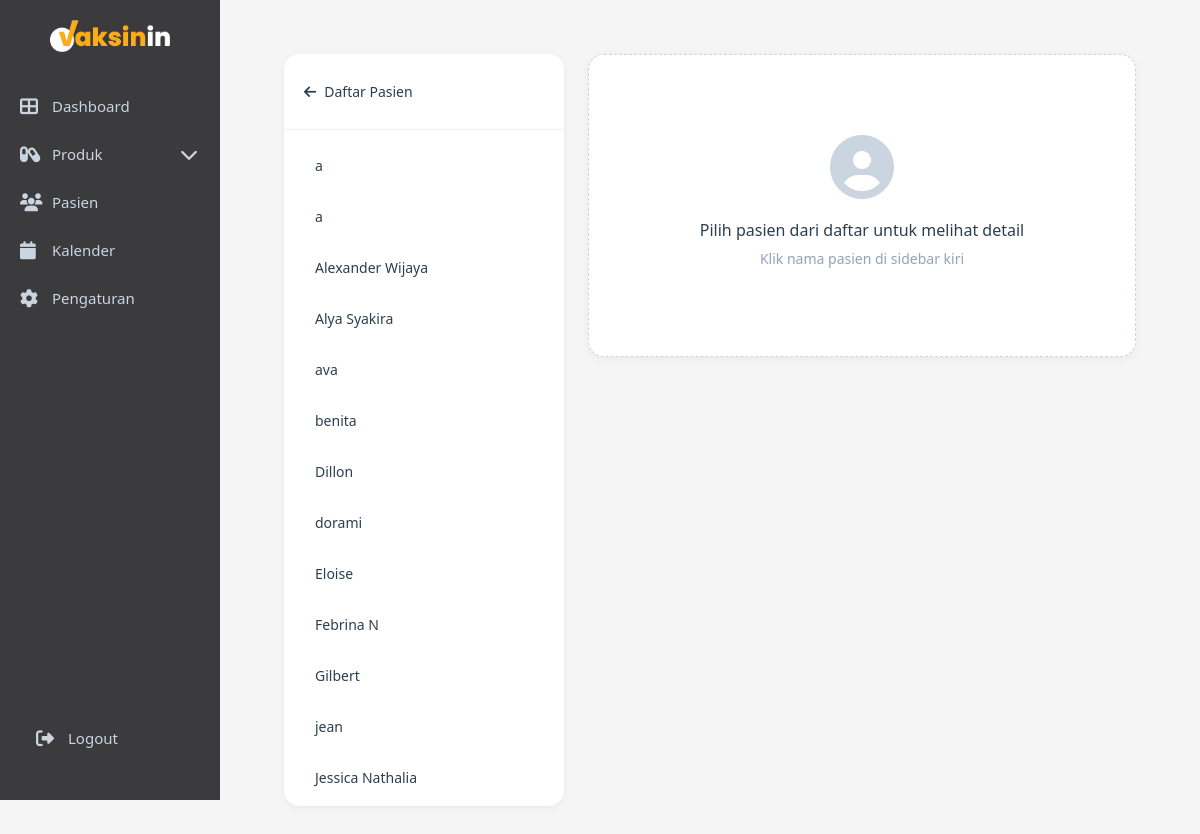
Page /admin/patient_detail.php on the committed database.
### tables this page shows
CREATE TABLE `patients` (
  `id` int NOT NULL,
  `no_rekam_medis` varchar(20) NOT NULL,
  `nama_lengkap` varchar(100) NOT NULL,
  `nama_panggilan` varchar(50) DEFAULT NULL,
  `tanggal_lahir` date NOT NULL,
  `usia` int DEFAULT NULL,
  `kategori_usia` enum('Anak','Dewasa') NOT NULL,
  `jenis_kelamin` enum('L','P') NOT NULL,
  `nik` varchar(16) DEFAULT NULL,
  `paspor` varchar(20) DEFAULT NULL,
  `kebangsaan` varchar(50) DEFAULT 'Indonesia',
  `pekerjaan` varchar(100) DEFAULT NULL,
  `nama_wali` varchar(100) DEFAULT NULL,
  `riwayat_alergi` text,
  `riwayat_penyakit` text,
  `riwayat_obat` text,
  `pelayanan` varchar(50) NOT NULL,
  `created_at` timestamp NOT NULL DEFAULT CURRENT_TIMESTAMP,
  `updated_at` timestamp NOT NULL DEFAULT CURRENT_TIMESTAMP ON UPDATE CURRENT_TIMESTAMP
);

### admin/patient_detail.php (the view, shortened to what the rows shown need)
<?php
include "../config.php";
$patient_id = isset($_GET['id']) ? intval($_GET['id']) : 0;
$query_all_patients = "SELECT id, nama_lengkap FROM patients ORDER BY nama_lengkap ASC";
$result_all_patients = mysqli_query($conn, $query_all_patients);
?>
<!DOCTYPE html>
<html lang="id">
<head>
    <link rel="stylesheet" href="css/admin.css">
    <link rel="stylesheet" href="css/patient_detail.css">
    <link rel="stylesheet" href="css/sidebar-toggle.css">
    <link rel="stylesheet" href="https://cdnjs.cloudflare.com/ajax/libs/font-awesome/6.4.0/css/all.min.css">
</head>
<body>
    <div class="main-content">
        <div class="patient-detail-container">
            <div class="patient-list-sidebar">
                <div class="patient-list">
                    <?php while ($patient = mysqli_fetch_assoc($result_all_patients)): ?>
                        <a href="?id=<?= $patient['id'] ?>"
                           class="patient-item <?= $patient['id'] == $patient_id ? 'active' : '' ?>">
                            <?= htmlspecialchars($patient['nama_lengkap']) ?>
                        </a>
                    <?php endwhile; ?>
                </div>
            </div>
        </div>
    </div>
</body>
</html>

### rows in the picture
patients: nama_lengkap "a"
patients: nama_lengkap "a"
patients: nama_lengkap "Alexander Wijaya"
patients: nama_lengkap "Alya Syakira"
patients: nama_lengkap "ava"
patients: nama_lengkap "benita"
patients: nama_lengkap "Dillon"
patients: nama_lengkap "dorami"
patients: nama_lengkap "Eloise"
patients: nama_lengkap "Febrina N"
patients: nama_lengkap "Gilbert"
patients: nama_lengkap "jean"
patients: nama_lengkap "Jessica Nathalia"
